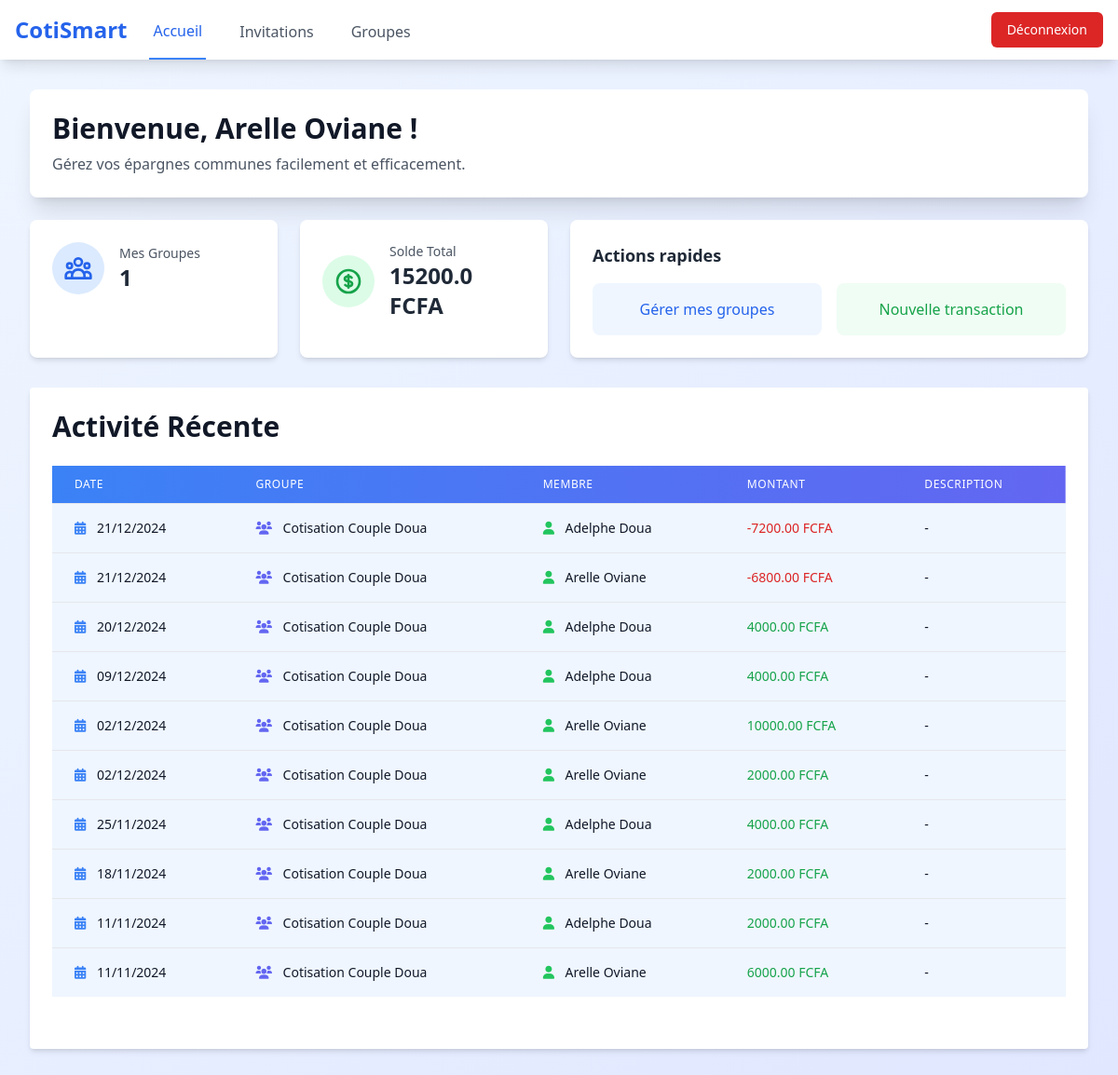
/acceuil (signed in), run on the app's committed database.
### flask_app.py (models this page shows, shortened)
class User(db.Model):
    id = db.Column(db.Integer, primary_key=True)
    username = db.Column(db.String(100), nullable=False, unique=True)
    email = db.Column(db.String(100), nullable=False, unique=True)
    password = db.Column(db.String(100), nullable=False)
    role = db.Column(db.String(100), nullable=False, default='user')
    groups = db.relationship('GroupMembership', backref='user', lazy=True)

class Transaction(db.Model):
    id = db.Column(db.Integer, primary_key=True)
    group_id = db.Column(db.Integer, db.ForeignKey('group.id'), nullable=False)
    member_id = db.Column(db.Integer, db.ForeignKey('user.id'), nullable=False)
    amount = db.Column(db.Float, nullable=False)
    description = db.Column(db.String(200), nullable=True)
    date = db.Column(db.DateTime, nullable=False, default=datetime.utcnow)
    type = db.Column(db.String(20), nullable=False)  # 'deposit' pour entrée, 'withdrawal' pour sortie
    group = db.relationship('Group', backref='transactions')
    member = db.relationship('User', backref='transactions')

class Group(db.Model):
    id = db.Column(db.Integer, primary_key=True)
    name = db.Column(db.String(100), nullable=False)
    members = db.relationship('GroupMembership', backref='group', lazy=True)

### flask_app.py (the view)
@app.route('/acceuil')
def acceuil():
    if 'user_id' not in session:
        return redirect(url_for('connexion'))
    user = User.query.get(session['user_id'])
    pending_invitations_count = get_pending_invitations_count(user.id)
    user_group_ids = [membership.group_id for membership in user.groups]
    recent_transactions = Transaction.query\
        .join(Group, Transaction.group_id == Group.id)\
        .join(User, Transaction.member_id == User.id)\
        .filter(Transaction.group_id.in_(user_group_ids))\
        .order_by(Transaction.date.desc())\
        .all()
    incoming_transactions = db.session.query(db.func.sum(Transaction.amount))\
        .filter(Transaction.member_id == user.id, Transaction.type == 'deposit').scalar() or 0
    outgoing_transactions = db.session.query(db.func.sum(Transaction.amount))\
        .filter(Transaction.member_id == user.id, Transaction.type == 'withdrawal').scalar() or 0
    total_balance_user = incoming_transactions + outgoing_transactions
    return render_template('acceuil.html',
                           user=user,
                           recent_transactions=recent_transactions,
                           pending_invitations_count=pending_invitations_count,
                           total_balance_user=total_balance_user)

### flask_app.py (called while the page is built)
def get_pending_invitations_count(user_id):
    return GroupInvitation.query.filter_by(
        user_id=user_id,
        status='pending'
    ).count()

### templates/acceuil.html (shortened to what this page needs)
<!DOCTYPE html>
<html lang="fr">
<head>
    <script src="https://cdn.tailwindcss.com"></script>
    <link rel="stylesheet" href="https://cdnjs.cloudflare.com/ajax/libs/font-awesome/6.0.0-beta3/css/all.min.css">
</head>
<body class="bg-gradient-to-br from-blue-50 to-indigo-100 min-h-screen">
    <nav class="bg-white shadow-lg">
        <div class="max-w-7xl mx-auto px-4">
            <div class="flex justify-between h-16">
                <div class="flex">
                    <div class="flex-shrink-0 flex items-center">
                        <a href="{{ url_for('acceuil') }}" class="text-2xl font-bold text-blue-600">CotiSmart</a>
                    </div>
                    <div class="hidden md:ml-6 md:flex md:space-x-8">
                        <a href="{{ url_for('acceuil') }}" class="inline-flex items-center px-1 pt-1 border-b-2 border-blue-500 text-blue-600">
                            Accueil
                        </a>
                        <a href="{{ url_for('invitations') }}" class="inline-flex items-center px-1 pt-1 {% if request.endpoint == 'invitations' %}border-b-2 border-blue-500 text-blue-600{% else %}text-gray-600 hover:text-blue-600{% endif %} transition-colors duration-200 relative">
                            Invitations
                        </a>
                        <a href="{{ url_for('group') }}" class="inline-flex items-center px-1 pt-1 text-gray-600 hover:text-blue-600 transition-colors duration-200">
                            Groupes
                        </a>
                    </div>
                </div>
                <div class="flex items-center space-x-4">
                    <a href="{{ url_for('deconnexion') }}"
                       class="hidden md:inline-flex items-center px-4 py-2 border border-transparent text-sm font-medium rounded-md text-white bg-red-600 hover:bg-red-700 transition duration-150 ease-in-out">
                        Déconnexion
                    </a>
                </div>
            </div>
        </div>
    </nav>
    <div class="max-w-7xl mx-auto px-4 sm:px-6 lg:px-8 py-8">
        <div class="bg-white rounded-lg shadow-xl overflow-hidden mb-6">
            <div class="p-6">
                <h1 class="text-3xl font-bold text-gray-900">Bienvenue, {{ user.username }} !</h1>
                <p class="mt-2 text-gray-600">Gérez vos épargnes communes facilement et efficacement.</p>
            </div>
        </div>
        <div class="grid grid-cols-1 md:grid-cols-2 lg:grid-cols-4 gap-6 mb-8">
            <div class="bg-white rounded-lg shadow-md p-6 transform hover:scale-105 transition duration-200">
                <div class="flex items-center">
                    <div class="p-3 rounded-full bg-blue-100 text-blue-600">
                    </div>
                    <div class="ml-4">
                        <h2 class="text-gray-600 text-sm">Mes Groupes</h2>
                        <p class="text-2xl font-semibold text-gray-800">{{ user.groups|length }}</p>
                    </div>
                </div>
            </div>
            <div class="bg-white rounded-lg shadow-md p-6 transform hover:scale-105 transition duration-200">
                <div class="flex items-center">
                    <div class="p-3 rounded-full bg-green-100 text-green-600">
                    </div>
                    <div class="ml-4">
                        <h2 class="text-gray-600 text-sm">Solde Total</h2>
                        <p class="text-2xl font-semibold text-gray-800">{{ total_balance_user|default('0.00') }} FCFA</p>
                    </div>
                </div>
            </div>
            <div class="md:col-span-2 bg-white rounded-lg shadow-md p-6">
                <h2 class="text-lg font-semibold text-gray-800 mb-4">Actions rapides</h2>
                <div class="grid grid-cols-2 gap-4">
                    <a href="{{ url_for('group') }}"
                       class="flex items-center justify-center p-4 bg-blue-50 rounded-lg hover:bg-blue-100 transition duration-200">
                        <span class="text-blue-600 font-medium">Gérer mes groupes</span>
                    </a>
                    <a href=""
                       class="flex items-center justify-center p-4 bg-green-50 rounded-lg hover:bg-green-100 transition duration-200">
                        <span class="text-green-600 font-medium">Nouvelle transaction</span>
                    </a>
                </div>
            </div>
        </div>
        <div class="p-6 bg-white rounded shadow-md max-sm:p-2">
            <h1 class="text-3xl font-bold text-gray-900 mb-6">Activité Récente</h1>
            <div class="overflow-x-auto mb-8">
                <table class="min-w-full divide-y divide-gray-200 shadow-lg rounded-lg">
                    <thead class="bg-gradient-to-r from-blue-500 to-indigo-500 text-white">
                        <tr>
                            <th class="px-6 py-3 text-left text-xs font-medium uppercase tracking-wider">Date</th>
                            <th class="px-6 py-3 text-left text-xs font-medium uppercase tracking-wider">Groupe</th>
                            <th class="px-6 py-3 text-left text-xs font-medium uppercase tracking-wider">Membre</th>
                            <th class="px-6 py-3 text-left text-xs font-medium uppercase tracking-wider">Montant</th>
                            <th class="px-6 py-3 text-left text-xs font-medium uppercase tracking-wider">Description</th>
                        </tr>
                    </thead>
                    <tbody class="bg-blue-50 divide-y divide-gray-200">
                        {% for transaction in recent_transactions[:10] %}
                            <tr class="hover:bg-blue-50 transition-colors duration-150">
                                <td class="px-6 py-4 whitespace-nowrap text-sm text-gray-900">
                                    <i class="fas fa-calendar-alt text-blue-500 mr-2"></i>
                                    {{ transaction.date.strftime('%d/%m/%Y') }}
                                </td>
                                <td class="px-6 py-4 whitespace-nowrap text-sm text-gray-900">
                                    <i class="fas fa-users text-indigo-500 mr-2"></i>
                                    {{ transaction.group.name }}
                                </td>
                                <td class="px-6 py-4 whitespace-nowrap text-sm text-gray-900">
                                    <i class="fas fa-user text-green-500 mr-2"></i>
                                    {{ transaction.member.username }}
                                </td>
                                <td class="px-6 py-4 whitespace-nowrap text-sm">
                                    <span class="font-medium {% if transaction.amount > 0 %}text-green-600{% else %}text-red-600{% endif %}">
                                        {{ "%.2f"|format(transaction.amount) }} FCFA
                                    </span>
                                </td>
                                <td class="px-6 py-4 text-sm text-gray-900">
                                    {{ transaction.description or '-' }}
                                </td>
                            </tr>
                        {% endfor %}
                    </tbody>
                </table>
            </div>
        </div>
    </div>
</body>
</html>

### data on the page
User: username "Arelle Oviane"
Transaction: amount "-7200.00"
Transaction: amount "-6800.00"
Transaction: amount "4000.00"
Transaction: amount "4000.00"
Transaction: amount "10000.00"
Transaction: amount "2000.00"
Transaction: amount "4000.00"
Transaction: amount "2000.00"
Transaction: amount "2000.00"
Transaction: amount "6000.00"

### other printed values
{{ user.groups|length }} "1"
{{ total_balance_user|default('0.00') }} "15200.0"
